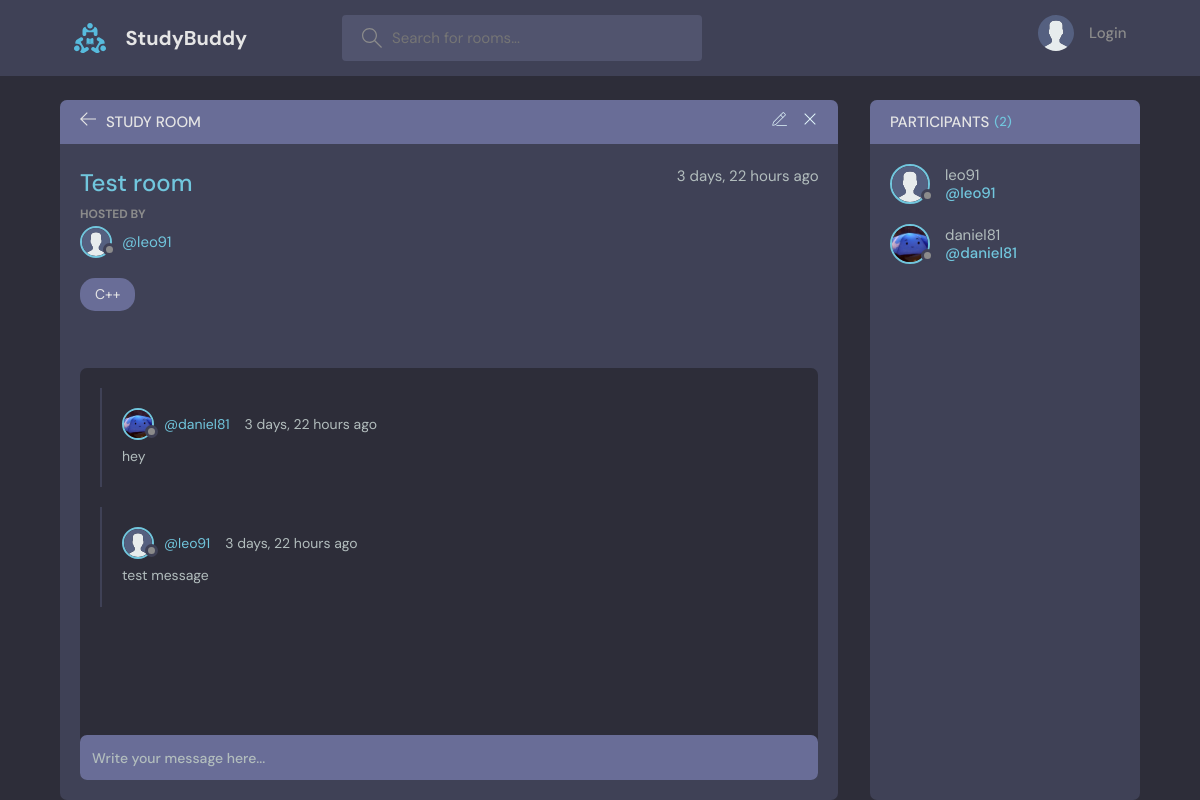
Page /room/2/ on the committed database.
### base/models.py (models this page shows, shortened)
class Room(models.Model):
    host = models.ForeignKey(User, on_delete=models.SET_NULL, null=True)
    topic = models.ForeignKey(Topic, on_delete=models.SET_NULL, null=True)
    name = models.CharField(max_length=200)
    description = models.TextField(null=True, blank=True)
    participants = models.ManyToManyField(User, related_name='participants', blank=True)
    updated = models.DateTimeField(auto_now=True)
    created = models.DateTimeField(auto_now_add=True)
    class Meta:
        ordering =['-updated', '-created']

class User(AbstractUser):
    name = models.CharField(max_length=200, null=True)
    email = models.EmailField(unique=True, null=True)
    bio = models.TextField(null=True)
    avatar = models.ImageField(null=True, default='avatar.svg')
    USERNAME_FIELD ='email'
    REQUIRED_FIELDS = ['username']

class Topic(models.Model):
    name = models.CharField(max_length=200)
    def __str__(self):
        return self.name

class Message(models.Model):
    user = models.ForeignKey(User, on_delete=models.CASCADE)
    room = models.ForeignKey(Room, on_delete=models.CASCADE)
    body = models.TextField()
    updated = models.DateTimeField(auto_now=True)
    created = models.DateTimeField(auto_now_add=True)
    class Meta:
        ordering =['-updated', '-created']

### base/views.py (the view, shortened to what this page needs)
# urls.py: path('room/<str:pk>/', views.room, name='room'),
def room(request, pk):
    room = Room.objects.get(id=pk)
    room_messages = room.message_set.all().order_by('-created')
    participants = room.participants.all()
    context = {'room':room, 'room_messages':room_messages, 'participants':participants}
    return render(request, 'base/room.html', context)

### base/templates/base/room.html (shortened to what this page needs)
{% extends 'main.html' %}
{% block content %}
    <main class="profile-page layout layout--2">
      <div class="container">
        <div class="room">
          <div class="room__top">
            <div class="room__topLeft">
              <a href="{% url 'home' %}">
                <svg version="1.1" xmlns="http://www.w3.org/2000/svg" width="32" height="32" viewBox="0 0 32 32">
                  <title>arrow-left</title>
                  <path
                    d="M13.723 2.286l-13.723 13.714 13.719 13.714 1.616-1.611-10.96-10.96h27.625v-2.286h-27.625l10.965-10.965-1.616-1.607z"
                  ></path>
                </svg>
              </a>
              <h3>Study Room</h3>
            </div>
            {% if room.post == reques.user %}
            <div class="room__topRight">
              <a href="{% url 'update-room' room.id %}">
              </a>
              <a href="{% url 'delete-room' room.id %}">
                <svg version="1.1" xmlns="http://www.w3.org/2000/svg" width="32" height="32" viewBox="0 0 32 32">
                  <title>remove</title>
                  <path
                    d="M27.314 6.019l-1.333-1.333-9.98 9.981-9.981-9.981-1.333 1.333 9.981 9.981-9.981 9.98 1.333 1.333 9.981-9.98 9.98 9.98 1.333-1.333-9.98-9.98 9.98-9.981z"
                  ></path>
                </svg>
              </a>
            </div>
            {% endif %}
          </div>
          <div class="room__box scroll">
            <div class="room__header scroll">
              <div class="room__info">
                <h3>{{room.name}}</h3>
                <span>{{room.created|timesince}} ago</span>
              </div>
              <div class="room__hosted">
                <p>Hosted By</p>
                <a href="{% url 'user-profile' room.host.id %}" class="room__author">
                  <div class="avatar avatar--small">
                    <img src="{{room.host.avatar.url}}" />
                  </div>
                  <span>@{{room.host.username}}</span>
                </a>
              </div>
              <span class="room__topics">{{room.topic}}</span>
            </div>
            <div class="room__conversation">
              <div class="threads scroll">
                {% for message in room_messages %}
                <div class="thread">
                  <div class="thread__top">
                    <div class="thread__author">
                      <a href="{% url 'user-profile' message.user.id %}" class="thread__authorInfo">
                        <div class="avatar avatar--small">
                          <img src="{{ message.user.avatar.url }}" />
                        </div>
                        <span>@{{message.user.username}}</span>
                      </a>
                      <span class="thread__date">{{message.created|timesince}} ago</span>
                    </div>
                  </div>
                  <div class="thread__details">
                    {{message.body}}
                  </div>
                </div>
                {% endfor %}
              </div>
            </div>
          </div>
          <div class="room__message">
            <form action="" method="POST">
              <input name="body" placeholder="Write your message here..." /></form>
          </div>
        </div>
        <div class="participants">
          <h3 class="participants__top">Participants <span>({{participants.count}})</span></h3>
          <div class="participants__list scroll">
            {% for user in participants %}
              <a href="{% url 'user-profile' user.id %}" class="participant">
                <div class="avatar avatar--medium">
                  <img src="{{ user.avatar.url }}" />
                </div>
                <p>
                  {{user.username}}
                  <span>@{{user.username}}</span>
                </p>
              </a>
            {% endfor %}
          </div>
        </div>
      </div>
    </main>
{% endblock content %}

### rows in the picture
Room: name "Test room", created "3 days, 22 hours", host.avatar (placeholder picture), host.username "leo91", topic "C++"
Message: user.avatar (picture), user.username "daniel81", created "3 days, 22 hours", body "hey"
Message: user.avatar (placeholder picture), user.username "leo91", created "3 days, 22 hours", body "test message"
User: avatar (placeholder picture), username "leo91"
User: avatar (picture), username "daniel81"

### other values in the picture
{{ participants.count }} "2"
